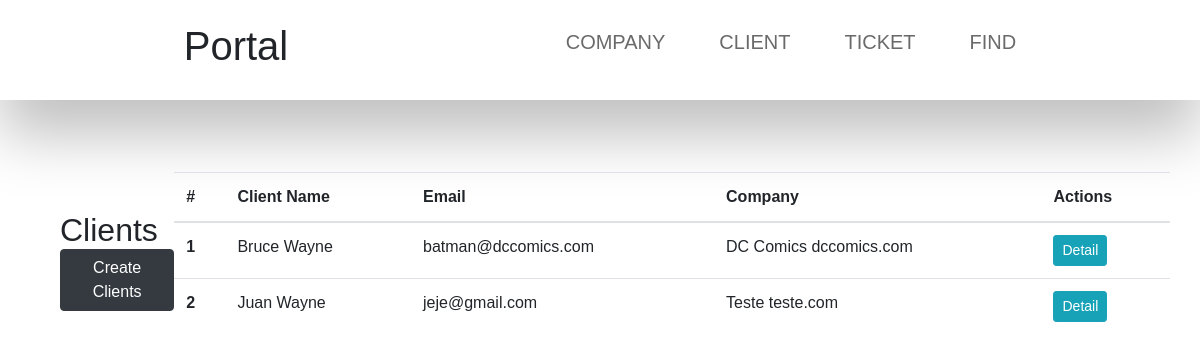
/client/, run on the app's committed database.
### customer_portal/models.py (models this page shows, shortened)
class Client(models.Model):
    first_name = models.CharField(max_length=100)
    last_name = models.CharField(max_length=100)
    email = models.EmailField()
    company = models.ForeignKey(Company, on_delete=models.CASCADE, related_name='clients')

class Company(models.Model):
    company_name = models.CharField(max_length=100)
    email_domain = models.CharField(max_length=100)
    def __str__(self) -> str:
        return f"{self.company_name} {self.email_domain}"

### customer_portal/views.py (the view)
# urls.py: path("client/", views.list_client_view, name="client-list"),
def list_client_view(request):
    clients = Client.objects.all()
    contexto_dict = {"clients": clients}
    return render(request, "customer_portal/list_client.html", contexto_dict)

### customer_portal/templates/customer_portal/list_client.html (shortened to what this page needs)
{% extends 'customer_portal/base.html' %}
{% block content %}
<section class="py-5">
    <div class="container">
        <div class="justify-content-between align-items-center mb-12">
            <h2 class="mb-0">Clients</h2>
            <a href="{% url 'client-create' %}" class="btn btn-dark">Create Clients</a>
        </div>
        <table class="table">
            <thead>
                <tr>
                    <th scope="col">#</th>
                    <th scope="col">Client Name</th>
                    <th scope="col">Email</th>
                    <th scope="col">Company</th>
                    <th scope="col">Actions</th>
                </tr>
            </thead>
            <tbody>
                {% if clients %}
                {% for client in clients %}
                <tr>
                    <th scope="row">{{ forloop.counter }}</th>
                    <td>{{ client.first_name }} {{ client.last_name }}</td>
                    <td>{{ client.email }}</td>
                    <td>{{ client.company }}</td>
                    <td>
                        <a href="{% url 'client-detail' client.id %}" class="btn btn-info btn-sm">Detail</a>
                    </td>
                </tr>
                {% endfor %}
                {% else %}
                <tr>
                    <td colspan="7">No clients found.</td>
                </tr>
                {% endif %}
            </tbody>
        </table>
    </div>
</section>
{% endblock %}

### customer_portal/static/customer_portal/css/customer_portal_style.css (style rules this page uses)
* { margin: 0; padding: 0; box-sizing: border-box; font-family: "Poppins", sans-serif; }
.container { width: 1600px; display: flex; justify-content: space-around; align-items: center; }

### data on the page
Client: first_name "Bruce", last_name "Wayne", email "batman@dccomics.com", company "DC Comics dccomics.com"
Client: first_name "Juan", last_name "Wayne", email "jeje@gmail.com", company "Teste teste.com"
